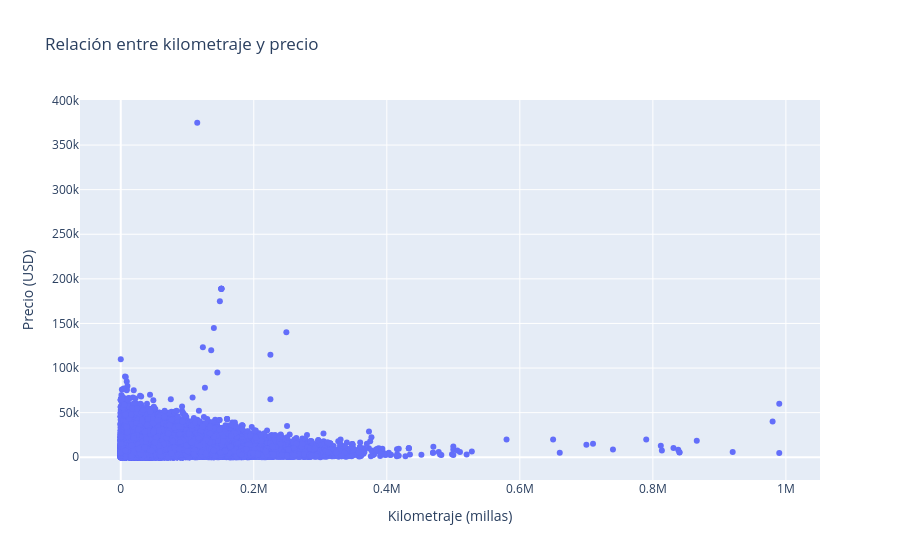

Notebook code cell kept with this figure:
### Markdown cell above
# Gráfico de dispersión

### Code cell
fig = go.Figure(
    data=[go.Scatter(
        x=car_data["odometer"],
        y=car_data["price"],
        mode="markers",
    )
         ]
)

fig.update_layout(
    title="Relación entre kilometraje y precio",
    xaxis_title="Kilometraje (millas)",
    yaxis_title="Precio (USD)",
)

fig.show()

### Figure 1 — Plotly figure (JSON) as saved in the notebook; plotly's stock layout.template omitted (floating-point values rounded to 4 significant figures; data arrays with more than 128 entries replaced by an {"elided": "..."} marker saying what was removed)
{"data": [{"mode": "markers", "type": "scatter", "x": {"elided": "51525 float values"}, "y": {"elided": "51525 int values"}}], "layout": {"title": {"text": "Relación entre kilometraje y precio"}, "xaxis": {"title": {"text": "Kilometraje (millas)"}}, "yaxis": {"title": {"text": "Precio (USD)"}}}}
